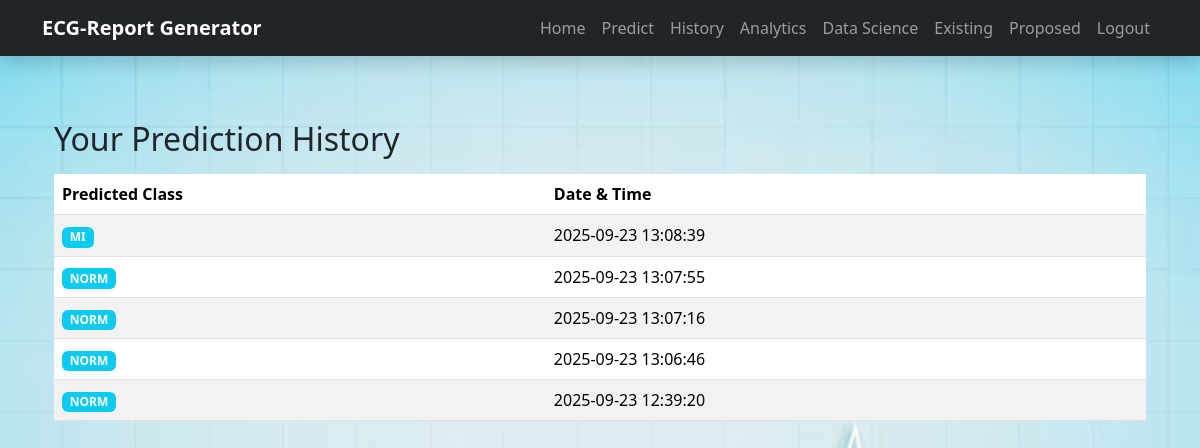
Screenshot of /history (signed in) with the database file from the repository.
### tables this page shows
CREATE TABLE predictions (
            id INTEGER PRIMARY KEY AUTOINCREMENT,
            username TEXT NOT NULL,
            predicted_class TEXT NOT NULL,
            created_at TIMESTAMP DEFAULT CURRENT_TIMESTAMP,
            FOREIGN KEY (username) REFERENCES users(username)
        );

### app.py (the view)
@app.route('/history')
def history():
    if 'username' not in session:
        flash("You must be logged in to view prediction history.", "error")
        return redirect(url_for('login'))
    conn = get_db_connection()
    rows = conn.execute(
        'SELECT predicted_class, created_at FROM predictions WHERE username = ? ORDER BY created_at DESC',
        (session['username'],)
    ).fetchall()
    conn.close()
    return render_template("history.html", predictions=rows)

### app.py (called while the page is built)
def get_db_connection():
    conn = sqlite3.connect(DATABASE)
    conn.row_factory = sqlite3.Row
    return conn

### templates/history.html (shortened to what this page needs)
{% extends "base.html" %}
{% block content %}
<div class="container mt-4">
    <h2 class="mb-3">Your Prediction History</h2>
    {% if predictions and predictions|length > 0 %}
    <table class="table table-striped table-hover">
        <thead>
            <tr>
                <th>Predicted Class</th>
                <th>Date & Time</th>
            </tr>
        </thead>
        <tbody>
            {% for row in predictions %}
            <tr>
                <td><span class="badge bg-info">{{ row['predicted_class'] }}</span></td>
                <td>{{ row['created_at'] }}</td>
            </tr>
            {% endfor %}
        </tbody>
    </table>
    {% else %}
    <div class="alert alert-info">No predictions found. Upload an ECG file to generate your first prediction.</div>
    {% endif %}
</div>
{% endblock %}

### templates/base.html (shortened to what this page needs)
<!DOCTYPE html>
<html lang="en">
<head>
  <link href="https://cdn.jsdelivr.net/npm/bootstrap@5.3.2/dist/css/bootstrap.min.css" rel="stylesheet">
</head>
<body class="bg-light">
  <nav class="navbar navbar-expand-lg navbar-dark bg-dark shadow">
    <div class="container">
      <a class="navbar-brand fw-bold" href="{{ url_for('home') }}">ECG-Report Generator</a>
      <div class="collapse navbar-collapse" id="navMenu">
        <ul class="navbar-nav ms-auto">
          <li class="nav-item"><a class="nav-link" href="{{ url_for('home') }}">Home</a></li>
          {% if 'username' in session %}
            <li class="nav-item"><a class="nav-link" href="{{ url_for('predict_route') }}">Predict</a></li>
            <li class="nav-item"><a class="nav-link" href="{{ url_for('history') }}">History</a></li>
            <li class="nav-item"><a class="nav-link" href="{{ url_for('analytics') }}">Analytics</a></li>
            <li class="nav-item"><a class="nav-link" href="{{ url_for('datascience') }}">Data Science</a></li>
            <li class="nav-item"><a class="nav-link" href="{{ url_for('exsisting') }}">Existing</a></li>
            <li class="nav-item"><a class="nav-link" href="{{ url_for('proposed') }}">Proposed</a></li>
            <li class="nav-item"><a class="nav-link" href="{{ url_for('logout') }}">Logout</a></li>
          {% else %}
            <li class="nav-item"><a class="nav-link" href="{{ url_for('login') }}">Login</a></li>
            <li class="nav-item"><a class="nav-link" href="{{ url_for('register') }}">Register</a></li>
          {% endif %}
        </ul>
      </div>
    </div>
  </nav>
  <div class="container py-4">
    {% block content %}{% endblock %}
  </div>
</body>
</html>

### rows the page displays
predictions: predicted_class "MI", created_at "2025-09-23 13:08:39"
predictions: predicted_class "NORM", created_at "2025-09-23 13:07:55"
predictions: predicted_class "NORM", created_at "2025-09-23 13:07:16"
predictions: predicted_class "NORM", created_at "2025-09-23 13:06:46"
predictions: predicted_class "NORM", created_at "2025-09-23 12:39:20"
